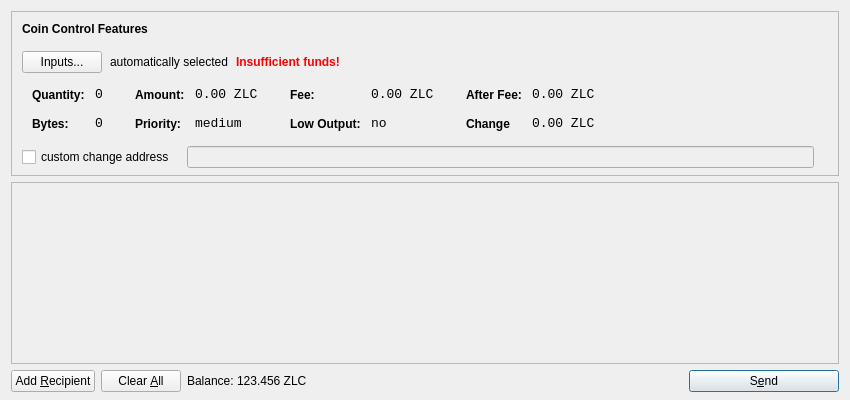
<?xml version="1.0" encoding="UTF-8"?>
<ui version="4.0">
 <class>SendCoinsDialog</class>
 <widget class="QDialog" name="SendCoinsDialog">
  <property name="geometry">
   <rect>
    <x>0</x>
    <y>0</y>
    <width>850</width>
    <height>400</height>
   </rect>
  </property>
  <property name="windowTitle">
   <string>Send Coins</string>
  </property>
  <layout class="QVBoxLayout" name="verticalLayout" stretch="0,1,0">
   <property name="bottomMargin">
    <number>8</number>
   </property>
   <item>
    <widget class="QFrame" name="frameCoinControl">
     <property name="sizePolicy">
      <sizepolicy hsizetype="Expanding" vsizetype="Expanding">
       <horstretch>0</horstretch>
       <verstretch>0</verstretch>
      </sizepolicy>
     </property>
     <property name="maximumSize">
      <size>
       <width>16777215</width>
       <height>16777215</height>
      </size>
     </property>
     <property name="frameShape">
      <enum>QFrame::StyledPanel</enum>
     </property>
     <property name="frameShadow">
      <enum>QFrame::Sunken</enum>
     </property>
     <layout class="QVBoxLayout" name="verticalLayoutCoinControl2">
      <property name="spacing">
       <number>-1</number>
      </property>
      <property name="leftMargin">
       <number>0</number>
      </property>
      <property name="topMargin">
       <number>0</number>
      </property>
      <property name="rightMargin">
       <number>0</number>
      </property>
      <property name="bottomMargin">
       <number>6</number>
      </property>
      <item>
       <layout class="QVBoxLayout" name="verticalLayoutCoinControl" stretch="0,0,0,0,1">
        <property name="spacing">
         <number>0</number>
        </property>
        <property name="leftMargin">
         <number>10</number>
        </property>
        <property name="topMargin">
         <number>10</number>
        </property>
        <item>
         <layout class="QHBoxLayout" name="horizontalLayoutCoinControl1">
          <property name="bottomMargin">
           <number>15</number>
          </property>
          <item>
           <widget class="QLabel" name="labelCoinControlFeatures">
            <property name="sizePolicy">
             <sizepolicy hsizetype="Preferred" vsizetype="Maximum">
              <horstretch>0</horstretch>
              <verstretch>0</verstretch>
             </sizepolicy>
            </property>
            <property name="font">
             <font>
              <weight>75</weight>
              <bold>true</bold>
             </font>
            </property>
            <property name="styleSheet">
             <string notr="true">font-weight:bold;</string>
            </property>
            <property name="text">
             <string>Coin Control Features</string>
            </property>
           </widget>
          </item>
         </layout>
        </item>
        <item>
         <layout class="QHBoxLayout" name="horizontalLayoutCoinControl2" stretch="0,0,0,0">
          <property name="spacing">
           <number>8</number>
          </property>
          <property name="bottomMargin">
           <number>10</number>
          </property>
          <item>
           <widget class="QPushButton" name="pushButtonCoinControl">
            <property name="styleSheet">
             <string notr="true"/>
            </property>
            <property name="text">
             <string>Inputs...</string>
            </property>
           </widget>
          </item>
          <item>
           <widget class="QLabel" name="labelCoinControlAutomaticallySelected">
            <property name="text">
             <string>automatically selected</string>
            </property>
            <property name="margin">
             <number>5</number>
            </property>
           </widget>
          </item>
          <item>
           <widget class="QLabel" name="labelCoinControlInsuffFunds">
            <property name="font">
             <font>
              <weight>75</weight>
              <bold>true</bold>
             </font>
            </property>
            <property name="styleSheet">
             <string notr="true">color:red;font-weight:bold;</string>
            </property>
            <property name="text">
             <string>Insufficient funds!</string>
            </property>
            <property name="margin">
             <number>5</number>
            </property>
           </widget>
          </item>
          <item>
           <spacer name="horizontalSpacerCoinControl">
            <property name="orientation">
             <enum>Qt::Horizontal</enum>
            </property>
            <property name="sizeHint" stdset="0">
             <size>
              <width>40</width>
              <height>1</height>
             </size>
            </property>
           </spacer>
          </item>
         </layout>
        </item>
        <item>
         <widget class="QWidget" name="widgetCoinControl" native="true">
          <property name="sizePolicy">
           <sizepolicy hsizetype="Preferred" vsizetype="Preferred">
            <horstretch>0</horstretch>
            <verstretch>0</verstretch>
           </sizepolicy>
          </property>
          <property name="minimumSize">
           <size>
            <width>0</width>
            <height>0</height>
           </size>
          </property>
          <property name="styleSheet">
           <string notr="true"/>
          </property>
          <layout class="QHBoxLayout" name="horizontalLayoutCoinControl5">
           <property name="margin">
            <number>0</number>
           </property>
           <item>
            <layout class="QHBoxLayout" name="horizontalLayoutCoinControl3" stretch="0,0,0,1">
             <property name="spacing">
              <number>20</number>
             </property>
             <property name="topMargin">
              <number>0</number>
             </property>
             <property name="bottomMargin">
              <number>10</number>
             </property>
             <item>
              <layout class="QFormLayout" name="formLayoutCoinControl1">
               <property name="horizontalSpacing">
                <number>10</number>
               </property>
               <property name="verticalSpacing">
                <number>14</number>
               </property>
               <property name="leftMargin">
                <number>10</number>
               </property>
               <property name="topMargin">
                <number>4</number>
               </property>
               <property name="rightMargin">
                <number>6</number>
               </property>
               <item row="0" column="0">
                <widget class="QLabel" name="labelCoinControlQuantityText">
                 <property name="styleSheet">
                  <string notr="true">font-weight:bold;</string>
                 </property>
                 <property name="text">
                  <string>Quantity:</string>
                 </property>
                 <property name="margin">
                  <number>0</number>
                 </property>
                </widget>
               </item>
               <item row="0" column="1">
                <widget class="QLabel" name="labelCoinControlQuantity">
                 <property name="font">
                  <font>
                   <family>Monospace</family>
                   <pointsize>10</pointsize>
                  </font>
                 </property>
                 <property name="cursor">
                  <cursorShape>IBeamCursor</cursorShape>
                 </property>
                 <property name="contextMenuPolicy">
                  <enum>Qt::ActionsContextMenu</enum>
                 </property>
                 <property name="text">
                  <string>0</string>
                 </property>
                 <property name="margin">
                  <number>0</number>
                 </property>
                 <property name="textInteractionFlags">
                  <set>Qt::LinksAccessibleByMouse|Qt::TextSelectableByKeyboard|Qt::TextSelectableByMouse</set>
                 </property>
                </widget>
               </item>
               <item row="1" column="0">
                <widget class="QLabel" name="labelCoinControlBytesText">
                 <property name="styleSheet">
                  <string notr="true">font-weight:bold;</string>
                 </property>
                 <property name="text">
                  <string>Bytes:</string>
                 </property>
                </widget>
               </item>
               <item row="1" column="1">
                <widget class="QLabel" name="labelCoinControlBytes">
                 <property name="font">
                  <font>
                   <family>Monospace</family>
                   <pointsize>10</pointsize>
                  </font>
                 </property>
                 <property name="cursor">
                  <cursorShape>IBeamCursor</cursorShape>
                 </property>
                 <property name="contextMenuPolicy">
                  <enum>Qt::ActionsContextMenu</enum>
                 </property>
                 <property name="text">
                  <string>0</string>
                 </property>
                 <property name="textInteractionFlags">
                  <set>Qt::LinksAccessibleByMouse|Qt::TextSelectableByKeyboard|Qt::TextSelectableByMouse</set>
                 </property>
                </widget>
               </item>
              </layout>
             </item>
             <item>
              <layout class="QFormLayout" name="formLayoutCoinControl2">
               <property name="horizontalSpacing">
                <number>10</number>
               </property>
               <property name="verticalSpacing">
                <number>14</number>
               </property>
               <property name="leftMargin">
                <number>6</number>
               </property>
               <property name="topMargin">
                <number>4</number>
               </property>
               <property name="rightMargin">
                <number>6</number>
               </property>
               <item row="0" column="0">
                <widget class="QLabel" name="labelCoinControlAmountText">
                 <property name="styleSheet">
                  <string notr="true">font-weight:bold;</string>
                 </property>
                 <property name="text">
                  <string>Amount:</string>
                 </property>
                 <property name="margin">
                  <number>0</number>
                 </property>
                </widget>
               </item>
               <item row="0" column="1">
                <widget class="QLabel" name="labelCoinControlAmount">
                 <property name="font">
                  <font>
                   <family>Monospace</family>
                   <pointsize>10</pointsize>
                  </font>
                 </property>
                 <property name="cursor">
                  <cursorShape>IBeamCursor</cursorShape>
                 </property>
                 <property name="contextMenuPolicy">
                  <enum>Qt::ActionsContextMenu</enum>
                 </property>
                 <property name="text">
                  <string>0.00 ZLC</string>
                 </property>
                 <property name="textInteractionFlags">
                  <set>Qt::LinksAccessibleByMouse|Qt::TextSelectableByKeyboard|Qt::TextSelectableByMouse</set>
                 </property>
                </widget>
               </item>
               <item row="1" column="0">
                <widget class="QLabel" name="labelCoinControlPriorityText">
                 <property name="styleSheet">
                  <string notr="true">font-weight:bold;</string>
                 </property>
                 <property name="text">
                  <string>Priority:</string>
                 </property>
                </widget>
               </item>
               <item row="1" column="1">
                <widget class="QLabel" name="labelCoinControlPriority">
                 <property name="font">
                  <font>
                   <family>Monospace</family>
                   <pointsize>10</pointsize>
                  </font>
                 </property>
                 <property name="cursor">
                  <cursorShape>IBeamCursor</cursorShape>
                 </property>
                 <property name="contextMenuPolicy">
                  <enum>Qt::ActionsContextMenu</enum>
                 </property>
                 <property name="text">
                  <string>medium</string>
                 </property>
                 <property name="textInteractionFlags">
                  <set>Qt::LinksAccessibleByMouse|Qt::TextSelectableByKeyboard|Qt::TextSelectableByMouse</set>
                 </property>
                </widget>
               </item>
              </layout>
             </item>
             <item>
              <layout class="QFormLayout" name="formLayoutCoinControl3">
               <property name="horizontalSpacing">
                <number>10</number>
               </property>
               <property name="verticalSpacing">
                <number>14</number>
               </property>
               <property name="leftMargin">
                <number>6</number>
               </property>
               <property name="topMargin">
                <number>4</number>
               </property>
               <property name="rightMargin">
                <number>6</number>
               </property>
               <item row="0" column="0">
                <widget class="QLabel" name="labelCoinControlFeeText">
                 <property name="styleSheet">
                  <string notr="true">font-weight:bold;</string>
                 </property>
                 <property name="text">
                  <string>Fee:</string>
                 </property>
                 <property name="margin">
                  <number>0</number>
                 </property>
                </widget>
               </item>
               <item row="0" column="1">
                <widget class="QLabel" name="labelCoinControlFee">
                 <property name="font">
                  <font>
                   <family>Monospace</family>
                   <pointsize>10</pointsize>
                  </font>
                 </property>
                 <property name="cursor">
                  <cursorShape>IBeamCursor</cursorShape>
                 </property>
                 <property name="contextMenuPolicy">
                  <enum>Qt::ActionsContextMenu</enum>
                 </property>
                 <property name="text">
                  <string>0.00 ZLC</string>
                 </property>
                 <property name="textInteractionFlags">
                  <set>Qt::LinksAccessibleByMouse|Qt::TextSelectableByKeyboard|Qt::TextSelectableByMouse</set>
                 </property>
                </widget>
               </item>
               <item row="1" column="0">
                <widget class="QLabel" name="labelCoinControlLowOutputText">
                 <property name="styleSheet">
                  <string notr="true">font-weight:bold;</string>
                 </property>
                 <property name="text">
                  <string>Low Output:</string>
                 </property>
                </widget>
               </item>
               <item row="1" column="1">
                <widget class="QLabel" name="labelCoinControlLowOutput">
                 <property name="font">
                  <font>
                   <family>Monospace</family>
                   <pointsize>10</pointsize>
                  </font>
                 </property>
                 <property name="cursor">
                  <cursorShape>IBeamCursor</cursorShape>
                 </property>
                 <property name="contextMenuPolicy">
                  <enum>Qt::ActionsContextMenu</enum>
                 </property>
                 <property name="text">
                  <string>no</string>
                 </property>
                 <property name="textInteractionFlags">
                  <set>Qt::LinksAccessibleByMouse|Qt::TextSelectableByKeyboard|Qt::TextSelectableByMouse</set>
                 </property>
                </widget>
               </item>
              </layout>
             </item>
             <item>
              <layout class="QFormLayout" name="formLayoutCoinControl4">
               <property name="horizontalSpacing">
                <number>10</number>
               </property>
               <property name="verticalSpacing">
                <number>14</number>
               </property>
               <property name="leftMargin">
                <number>6</number>
               </property>
               <property name="topMargin">
                <number>4</number>
               </property>
               <property name="rightMargin">
                <number>6</number>
               </property>
               <item row="0" column="0">
                <widget class="QLabel" name="labelCoinControlAfterFeeText">
                 <property name="styleSheet">
                  <string notr="true">font-weight:bold;</string>
                 </property>
                 <property name="text">
                  <string>After Fee:</string>
                 </property>
                 <property name="margin">
                  <number>0</number>
                 </property>
                </widget>
               </item>
               <item row="0" column="1">
                <widget class="QLabel" name="labelCoinControlAfterFee">
                 <property name="font">
                  <font>
                   <family>Monospace</family>
                   <pointsize>10</pointsize>
                  </font>
                 </property>
                 <property name="cursor">
                  <cursorShape>IBeamCursor</cursorShape>
                 </property>
                 <property name="contextMenuPolicy">
                  <enum>Qt::ActionsContextMenu</enum>
                 </property>
                 <property name="text">
                  <string>0.00 ZLC</string>
                 </property>
                 <property name="textInteractionFlags">
                  <set>Qt::LinksAccessibleByMouse|Qt::TextSelectableByKeyboard|Qt::TextSelectableByMouse</set>
                 </property>
                </widget>
               </item>
               <item row="1" column="0">
                <widget class="QLabel" name="labelCoinControlChangeText">
                 <property name="styleSheet">
                  <string notr="true">font-weight:bold;</string>
                 </property>
                 <property name="text">
                  <string>Change</string>
                 </property>
                </widget>
               </item>
               <item row="1" column="1">
                <widget class="QLabel" name="labelCoinControlChange">
                 <property name="font">
                  <font>
                   <family>Monospace</family>
                   <pointsize>10</pointsize>
                  </font>
                 </property>
                 <property name="cursor">
                  <cursorShape>IBeamCursor</cursorShape>
                 </property>
                 <property name="contextMenuPolicy">
                  <enum>Qt::ActionsContextMenu</enum>
                 </property>
                 <property name="text">
                  <string>0.00 ZLC</string>
                 </property>
                 <property name="textInteractionFlags">
                  <set>Qt::LinksAccessibleByMouse|Qt::TextSelectableByKeyboard|Qt::TextSelectableByMouse</set>
                 </property>
                </widget>
               </item>
              </layout>
             </item>
            </layout>
           </item>
          </layout>
         </widget>
        </item>
        <item>
         <layout class="QHBoxLayout" name="horizontalLayoutCoinControl4" stretch="0,0,0">
          <property name="spacing">
           <number>12</number>
          </property>
          <property name="sizeConstraint">
           <enum>QLayout::SetDefaultConstraint</enum>
          </property>
          <property name="topMargin">
           <number>5</number>
          </property>
          <property name="rightMargin">
           <number>5</number>
          </property>
          <item>
           <widget class="QCheckBox" name="checkBoxCoinControlChange">
            <property name="text">
             <string>custom change address</string>
            </property>
           </widget>
          </item>
          <item>
           <widget class="QLineEdit" name="lineEditCoinControlChange">
            <property name="enabled">
             <bool>false</bool>
            </property>
            <property name="sizePolicy">
             <sizepolicy hsizetype="Expanding" vsizetype="Fixed">
              <horstretch>0</horstretch>
              <verstretch>0</verstretch>
             </sizepolicy>
            </property>
           </widget>
          </item>
          <item>
           <widget class="QLabel" name="labelCoinControlChangeLabel">
            <property name="sizePolicy">
             <sizepolicy hsizetype="Preferred" vsizetype="Expanding">
              <horstretch>0</horstretch>
              <verstretch>0</verstretch>
             </sizepolicy>
            </property>
            <property name="minimumSize">
             <size>
              <width>0</width>
              <height>0</height>
             </size>
            </property>
            <property name="text">
             <string/>
            </property>
            <property name="margin">
             <number>3</number>
            </property>
           </widget>
          </item>
         </layout>
        </item>
        <item>
         <spacer name="verticalSpacerCoinControl">
          <property name="orientation">
           <enum>Qt::Vertical</enum>
          </property>
          <property name="sizeHint" stdset="0">
           <size>
            <width>800</width>
            <height>1</height>
           </size>
          </property>
         </spacer>
        </item>
       </layout>
      </item>
     </layout>
    </widget>
   </item>
   <item>
    <widget class="QScrollArea" name="scrollArea">
     <property name="widgetResizable">
      <bool>true</bool>
     </property>
     <widget class="QWidget" name="scrollAreaWidgetContents">
      <property name="geometry">
       <rect>
        <x>0</x>
        <y>0</y>
        <width>830</width>
        <height>165</height>
       </rect>
      </property>
      <layout class="QVBoxLayout" name="verticalLayout_2">
       <property name="margin">
        <number>0</number>
       </property>
       <item>
        <layout class="QVBoxLayout" name="entries">
         <property name="spacing">
          <number>6</number>
         </property>
        </layout>
       </item>
       <item>
        <spacer name="verticalSpacer">
         <property name="orientation">
          <enum>Qt::Vertical</enum>
         </property>
         <property name="sizeHint" stdset="0">
          <size>
           <width>20</width>
           <height>40</height>
          </size>
         </property>
        </spacer>
       </item>
      </layout>
     </widget>
    </widget>
   </item>
   <item>
    <layout class="QHBoxLayout" name="horizontalLayout">
     <item>
      <widget class="QPushButton" name="addButton">
       <property name="toolTip">
        <string>Send to multiple recipients at once</string>
       </property>
       <property name="text">
        <string>Add &amp;Recipient</string>
       </property>
       <property name="icon">
        <iconset resource="../bitcoin.qrc">
         <normaloff>:/icons/add</normaloff>:/icons/add</iconset>
       </property>
       <property name="autoDefault">
        <bool>false</bool>
       </property>
      </widget>
     </item>
     <item>
      <widget class="QPushButton" name="clearButton">
       <property name="sizePolicy">
        <sizepolicy hsizetype="Minimum" vsizetype="Fixed">
         <horstretch>0</horstretch>
         <verstretch>0</verstretch>
        </sizepolicy>
       </property>
       <property name="toolTip">
        <string>Remove all transaction fields</string>
       </property>
       <property name="text">
        <string>Clear &amp;All</string>
       </property>
       <property name="icon">
        <iconset resource="../bitcoin.qrc">
         <normaloff>:/icons/remove</normaloff>:/icons/remove</iconset>
       </property>
       <property name="autoRepeatDelay">
        <number>300</number>
       </property>
       <property name="autoDefault">
        <bool>false</bool>
       </property>
      </widget>
     </item>
     <item>
      <layout class="QHBoxLayout" name="horizontalLayout_2">
       <property name="spacing">
        <number>3</number>
       </property>
       <item>
        <widget class="QLabel" name="label">
         <property name="sizePolicy">
          <sizepolicy hsizetype="Preferred" vsizetype="Fixed">
           <horstretch>0</horstretch>
           <verstretch>0</verstretch>
          </sizepolicy>
         </property>
         <property name="text">
          <string>Balance:</string>
         </property>
        </widget>
       </item>
       <item>
        <widget class="QLabel" name="labelBalance">
         <property name="sizePolicy">
          <sizepolicy hsizetype="Preferred" vsizetype="Fixed">
           <horstretch>0</horstretch>
           <verstretch>0</verstretch>
          </sizepolicy>
         </property>
         <property name="cursor">
          <cursorShape>IBeamCursor</cursorShape>
         </property>
         <property name="text">
          <string>123.456 ZLC</string>
         </property>
         <property name="textInteractionFlags">
          <set>Qt::LinksAccessibleByMouse|Qt::TextSelectableByKeyboard|Qt::TextSelectableByMouse</set>
         </property>
        </widget>
       </item>
      </layout>
     </item>
     <item>
      <spacer name="horizontalSpacer">
       <property name="orientation">
        <enum>Qt::Horizontal</enum>
       </property>
       <property name="sizeHint" stdset="0">
        <size>
         <width>40</width>
         <height>20</height>
        </size>
       </property>
      </spacer>
     </item>
     <item>
      <widget class="QPushButton" name="sendButton">
       <property name="minimumSize">
        <size>
         <width>150</width>
         <height>0</height>
        </size>
       </property>
       <property name="toolTip">
        <string>Confirm the send action</string>
       </property>
       <property name="text">
        <string>S&amp;end</string>
       </property>
       <property name="icon">
        <iconset resource="../bitcoin.qrc">
         <normaloff>:/icons/send</normaloff>:/icons/send</iconset>
       </property>
       <property name="default">
        <bool>true</bool>
       </property>
      </widget>
     </item>
    </layout>
   </item>
  </layout>
 </widget>
 <resources>
  <include location="../bitcoin.qrc"/>
 </resources>
 <connections/>
</ui>
